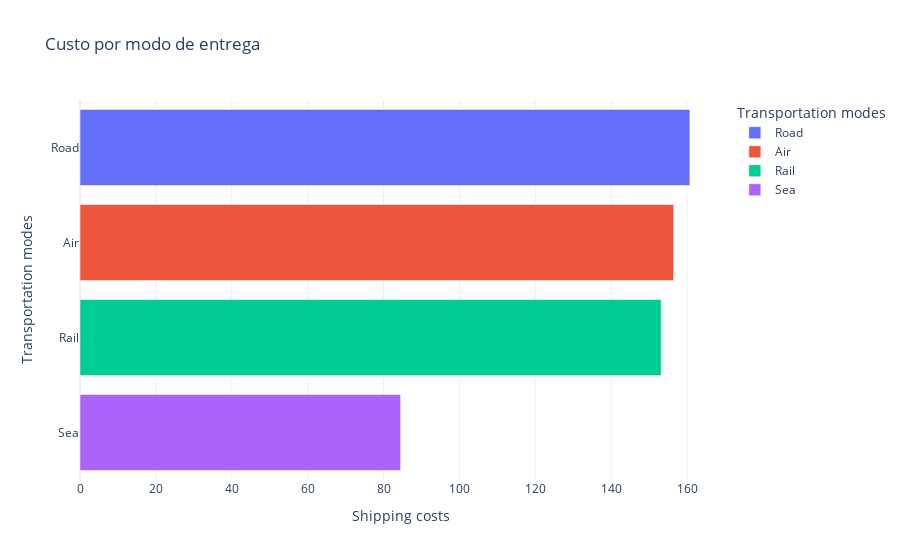

Here is the notebook cell this chart was saved with:
### Code cell
custo_por_modo_de_entrega = df.groupby('Transportation modes')['Shipping costs'].sum().reset_index()

fig6 = px.bar(custo_por_modo_de_entrega, 
             x='Shipping costs', 
             y='Transportation modes', 
             orientation='h', 
             title='Custo por modo de entrega',
             color='Transportation modes',  # Adicionando cor diferente para cada modo de transporte
             category_orders={"Transportation modes": custo_por_modo_de_entrega.sort_values(by='Shipping costs', ascending=False)['Transportation modes']})

fig6.show()

### Figure 1 — Plotly figure (JSON) as saved in the notebook; plotly's stock layout.template omitted (floating-point values rounded to 4 significant figures)
{"data": [{"alignmentgroup": "True", "hovertemplate": "Transportation modes=%{y}<br>Shipping costs=%{x}<extra></extra>", "legendgroup": "Road", "marker": {"color": "#636efa", "pattern": {"shape": ""}}, "name": "Road", "offsetgroup": "Road", "orientation": "h", "showlegend": true, "textposition": "auto", "type": "bar", "x": [160.7], "xaxis": "x", "y": ["Road"], "yaxis": "y"}, {"alignmentgroup": "True", "hovertemplate": "Transportation modes=%{y}<br>Shipping costs=%{x}<extra></extra>", "legendgroup": "Air", "marker": {"color": "#EF553B", "pattern": {"shape": ""}}, "name": "Air", "offsetgroup": "Air", "orientation": "h", "showlegend": true, "textposition": "auto", "type": "bar", "x": [156.5], "xaxis": "x", "y": ["Air"], "yaxis": "y"}, {"alignmentgroup": "True", "hovertemplate": "Transportation modes=%{y}<br>Shipping costs=%{x}<extra></extra>", "legendgroup": "Rail", "marker": {"color": "#00cc96", "pattern": {"shape": ""}}, "name": "Rail", "offsetgroup": "Rail", "orientation": "h", "showlegend": true, "textposition": "auto", "type": "bar", "x": [153.1], "xaxis": "x", "y": ["Rail"], "yaxis": "y"}, {"alignmentgroup": "True", "hovertemplate": "Transportation modes=%{y}<br>Shipping costs=%{x}<extra></extra>", "legendgroup": "Sea", "marker": {"color": "#ab63fa", "pattern": {"shape": ""}}, "name": "Sea", "offsetgroup": "Sea", "orientation": "h", "showlegend": true, "textposition": "auto", "type": "bar", "x": [84.49], "xaxis": "x", "y": ["Sea"], "yaxis": "y"}], "layout": {"autosize": true, "barmode": "relative", "legend": {"title": {"text": "Transportation modes"}, "tracegroupgap": 0}, "title": {"text": "Custo por modo de entrega"}, "xaxis": {"anchor": "y", "autorange": true, "domain": [0, 1], "range": [0, 169.2], "title": {"text": "Shipping costs"}, "type": "linear"}, "yaxis": {"anchor": "x", "autorange": true, "categoryarray": ["Sea", "Rail", "Air", "Road"], "categoryorder": "array", "domain": [0, 1], "range": [-0.5, 3.5], "title": {"text": "Transportation modes"}, "type": "category"}}}
